Frame 1 (no input): blank canvas, image omitted
Frame 60 (no input): blank canvas, image omitted
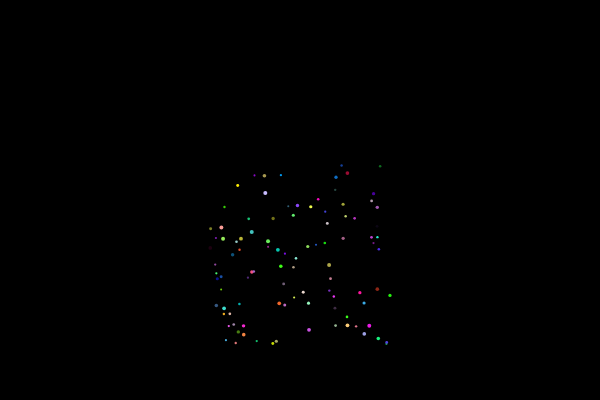
Frame 120 (the mouse pressed at the canvas centre since frame 60)

The p5.js sketch whose frames 1 and 60 were blank and that drew this single picture after the mouse press (run headless with seeded random() and noise() and a simulated clock; from frame 60 on, the mouse is pressed at the canvas centre):

// p5.js sketch
// ── sketch.js

let fireworks;
function setup() {
    createCanvas(600, 400);
    fireworks = new Fireworks(100);
}

function draw() {
    background(0);  
    fireworks.draw();
}

function touchStarted() {
    fireworks.explode(mouseX, mouseY);
}
// ── fireworks.js
class Fireworks {
    constructor(nParticles) {
        this.nParticles = nParticles;
        this.particles = [];
        this.exploded = false;
    }

    explode(x ,y) {
        this.exploded = true;
        for (let i = 0; i < this.nParticles; i++) {
            let p = new Particle(x, y, color(random(255), random(255), random(255)), random(2, 4));
            p.addForce(createVector(random(-1.5, 1.5), random(-1.5, 1.5)));
            this.particles.push(p);
        }
    }

    draw() {
        if (this.exploded) {
            for (let i = 0; i < this.particles.length; i++) {
                //add gravity
                this.particles[i].addForce(createVector(0, 0.03));

                this.particles[i].update();                
                this.particles[i].draw();
            }
        }
    }
}
// ── particle.js
class Particle {
    constructor(x, y, color, radius) {
        this.x = x;
        this.y = y;
        this.vx = 0;
        this.vy = 0;
        this.ax = 0;
        this.ay = 0;

        this.color = color;
        this.radius = radius;

        this.life = 0;
        this.maxLife = Math.random() * 50 + 50;
    }

    addForce(f) {
        this.ax += f.x;
        this.ay += f.y;        
    }
    
    update() {
        this.vx += this.ax;
        this.vy += this.ay;
        this.x += this.vx;
        this.y += this.vy;
        this.ax = 0;
        this.ay = 0;
        this.life++;        
    }
    
    draw() {
        fill(this.color);
        noStroke();
        ellipse(this.x, this.y, this.radius, this.radius);        
    }
}
